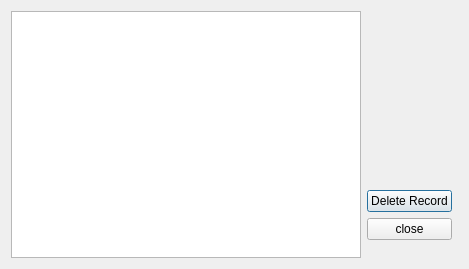
<?xml version="1.0" encoding="UTF-8"?>
<ui version="4.0">
 <class>DialogReportHistory</class>
 <widget class="QDialog" name="DialogReportHistory">
  <property name="geometry">
   <rect>
    <x>0</x>
    <y>0</y>
    <width>469</width>
    <height>269</height>
   </rect>
  </property>
  <property name="windowTitle">
   <string>History Record</string>
  </property>
  <layout class="QGridLayout" name="gridLayout_2">
   <item row="0" column="1">
    <layout class="QGridLayout" name="gridLayout" rowstretch="2,0,0,0,0,0" columnstretch="4,0,0,0">
     <property name="rightMargin">
      <number>6</number>
     </property>
     <property name="horizontalSpacing">
      <number>6</number>
     </property>
     <item row="0" column="0" rowspan="6">
      <widget class="QTableView" name="tableView">
       <property name="sizePolicy">
        <sizepolicy hsizetype="MinimumExpanding" vsizetype="MinimumExpanding">
         <horstretch>0</horstretch>
         <verstretch>0</verstretch>
        </sizepolicy>
       </property>
      </widget>
     </item>
     <item row="1" column="2">
      <widget class="QPushButton" name="DeleteRecord">
       <property name="text">
        <string>Delete Record</string>
       </property>
      </widget>
     </item>
     <item row="0" column="2">
      <spacer name="verticalSpacer">
       <property name="orientation">
        <enum>Qt::Vertical</enum>
       </property>
       <property name="sizeType">
        <enum>QSizePolicy::Fixed</enum>
       </property>
       <property name="sizeHint" stdset="0">
        <size>
         <width>20</width>
         <height>10</height>
        </size>
       </property>
      </spacer>
     </item>
     <item row="2" column="2">
      <widget class="QPushButton" name="pushButton">
       <property name="text">
        <string>close</string>
       </property>
      </widget>
     </item>
    </layout>
   </item>
  </layout>
 </widget>
 <resources/>
 <connections/>
</ui>
